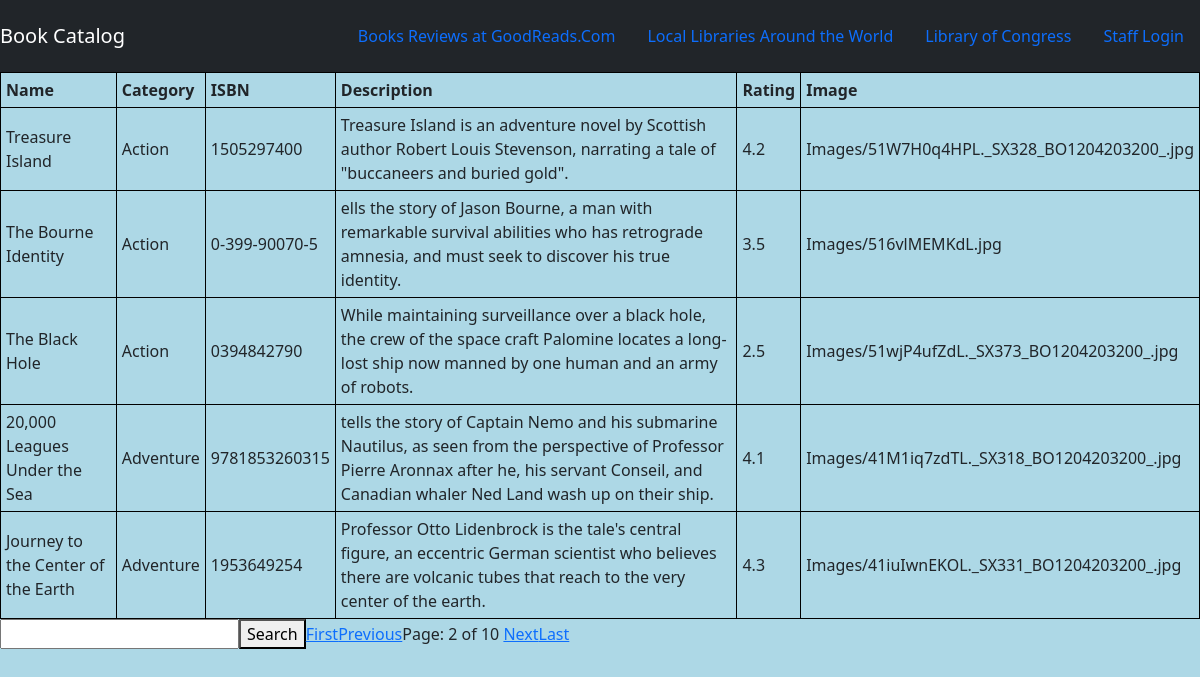
/booklist/?page=2, run on the app's committed database.
### CS3620_BookApp/models.py (models this page shows, shortened)
class BookData(models.Model):
    Book_Name = models.CharField(max_length=200)
    Book_Category = models.CharField(max_length=200)
    Book_ISBN = models.CharField(max_length=100)
    Book_Description = models.CharField(max_length=200)
    Book_Rating = models.FloatField()
    Book_Image = models.ImageField(upload_to='Images')

### CS3620_BookApp/views.py (the view)
# urls.py: path('booklist/', views.booklist, name="booklist"),
def booklist(request):
    book_object = BookData.objects.all()
    Book_Category = request.GET.get('Book_Category')
    if Book_Category != '' and Book_Category is not None:
        book_object = book_object.filter(name__icontains=Book_Category)
    paginator = Paginator(book_object, 5)
    page = request.GET.get('page')
    book_object = paginator.get_page(page)
    return render(request, 'CS3620_BookApp/BookList.html', {'book_object': book_object})

### CS3620_BookApp/Templates/CS3620_BookApp/BookList.html (shortened to what this page needs)
{% extends 'CS3620_BookApp/Base.html' %}
{% block body %}
<table border = "1">
        <tr border = "1">
            <th>Name</th>
            <th>Category</th>
            <th>ISBN</th>
            <th>Description</th>
            <th>Rating</th>
            <th>Image</th>
    </tr>
{% for book_item in book_object %}
    <tr>
        <td>{{book_item.Book_Name}}</td>
        <td>{{book_item.Book_Category}}</td>
        <td>{{book_item.Book_ISBN}}</td>
        <td>{{book_item.Book_Description}}</td>
        <td>{{book_item.Book_Rating}}</td>
        <td>{{book_item.Book_Image}}</td>
    </tr>
{% endfor %}
</table>
<table>
    <form action="" method="GET">
    <input type="search" name="Book_Category">
    <button type="submit">Search</button>
</form>
<tr>
{% if book_object.has_previous %}
<a href="?page=1">First</a>
<a href="?page={{ book_object.previous_page_number}}">Previous</a>
{% endif %}
{% if book_object.has_next %}
    <a href="?page={{ book_object.next_page_number}}">Next</a>
    <a href="?page={{ book_object.paginator.num_pages}}">Last</a>
{% endif %}
</table>
{% endblock %}

### CS3620_BookApp/Static/CS3620_BookApp/Style.css (style rules this page uses)
body { background-color : lightblue; }
table, th, td, tr { border: 1px solid black; padding-top: 5px; padding-right: 5px; padding-bottom: 5px; padding-left: 5px; }

### data on the page
BookData: Book_Name "Treasure Island", Book_Category "Action", Book_ISBN "1505297400", Book_Description "Treasure Island is an adventure novel by Scottish author Robert Louis Stevenson, narrating a tale of \"buccaneers and buried gold\".", Book_Rating "4.2", Book_Image "Images/51W7H0q4HPL._SX328_BO1204203200_.jpg"
BookData: Book_Name "The Bourne Identity", Book_Category "Action", Book_ISBN "0-399-90070-5", Book_Description "ells the story of Jason Bourne, a man with remarkable survival abilities who has retrograde amnesia, and must seek to discover his true identity.", Book_Rating "3.5", Book_Image "Images/516vlMEMKdL.jpg"
BookData: Book_Name "The Black Hole", Book_Category "Action", Book_ISBN "0394842790", Book_Description "While maintaining surveillance over a black hole, the crew of the space craft Palomine locates a long-lost ship now manned by one human and an army of robots.", Book_Rating "2.5", Book_Image "Images/51wjP4ufZdL._SX373_BO1204203200_.jpg"
BookData: Book_Name "20,000 Leagues Under the Sea", Book_Category "Adventure", Book_ISBN "9781853260315", Book_Description "tells the story of Captain Nemo and his submarine Nautilus, as seen from the perspective of Professor Pierre Aronnax after he, his servant Conseil, and Canadian whaler Ned Land wash up on their ship.", Book_Rating "4.1", Book_Image "Images/41M1iq7zdTL._SX318_BO1204203200_.jpg"
BookData: Book_Name "Journey to the Center of the Earth", Book_Category "Adventure", Book_ISBN "1953649254", Book_Description "Professor Otto Lidenbrock is the tale's central figure, an eccentric German scientist who believes there are volcanic tubes that reach to the very center of the earth.", Book_Rating "4.3", Book_Image "Images/41iuIwnEKOL._SX331_BO1204203200_.jpg"
